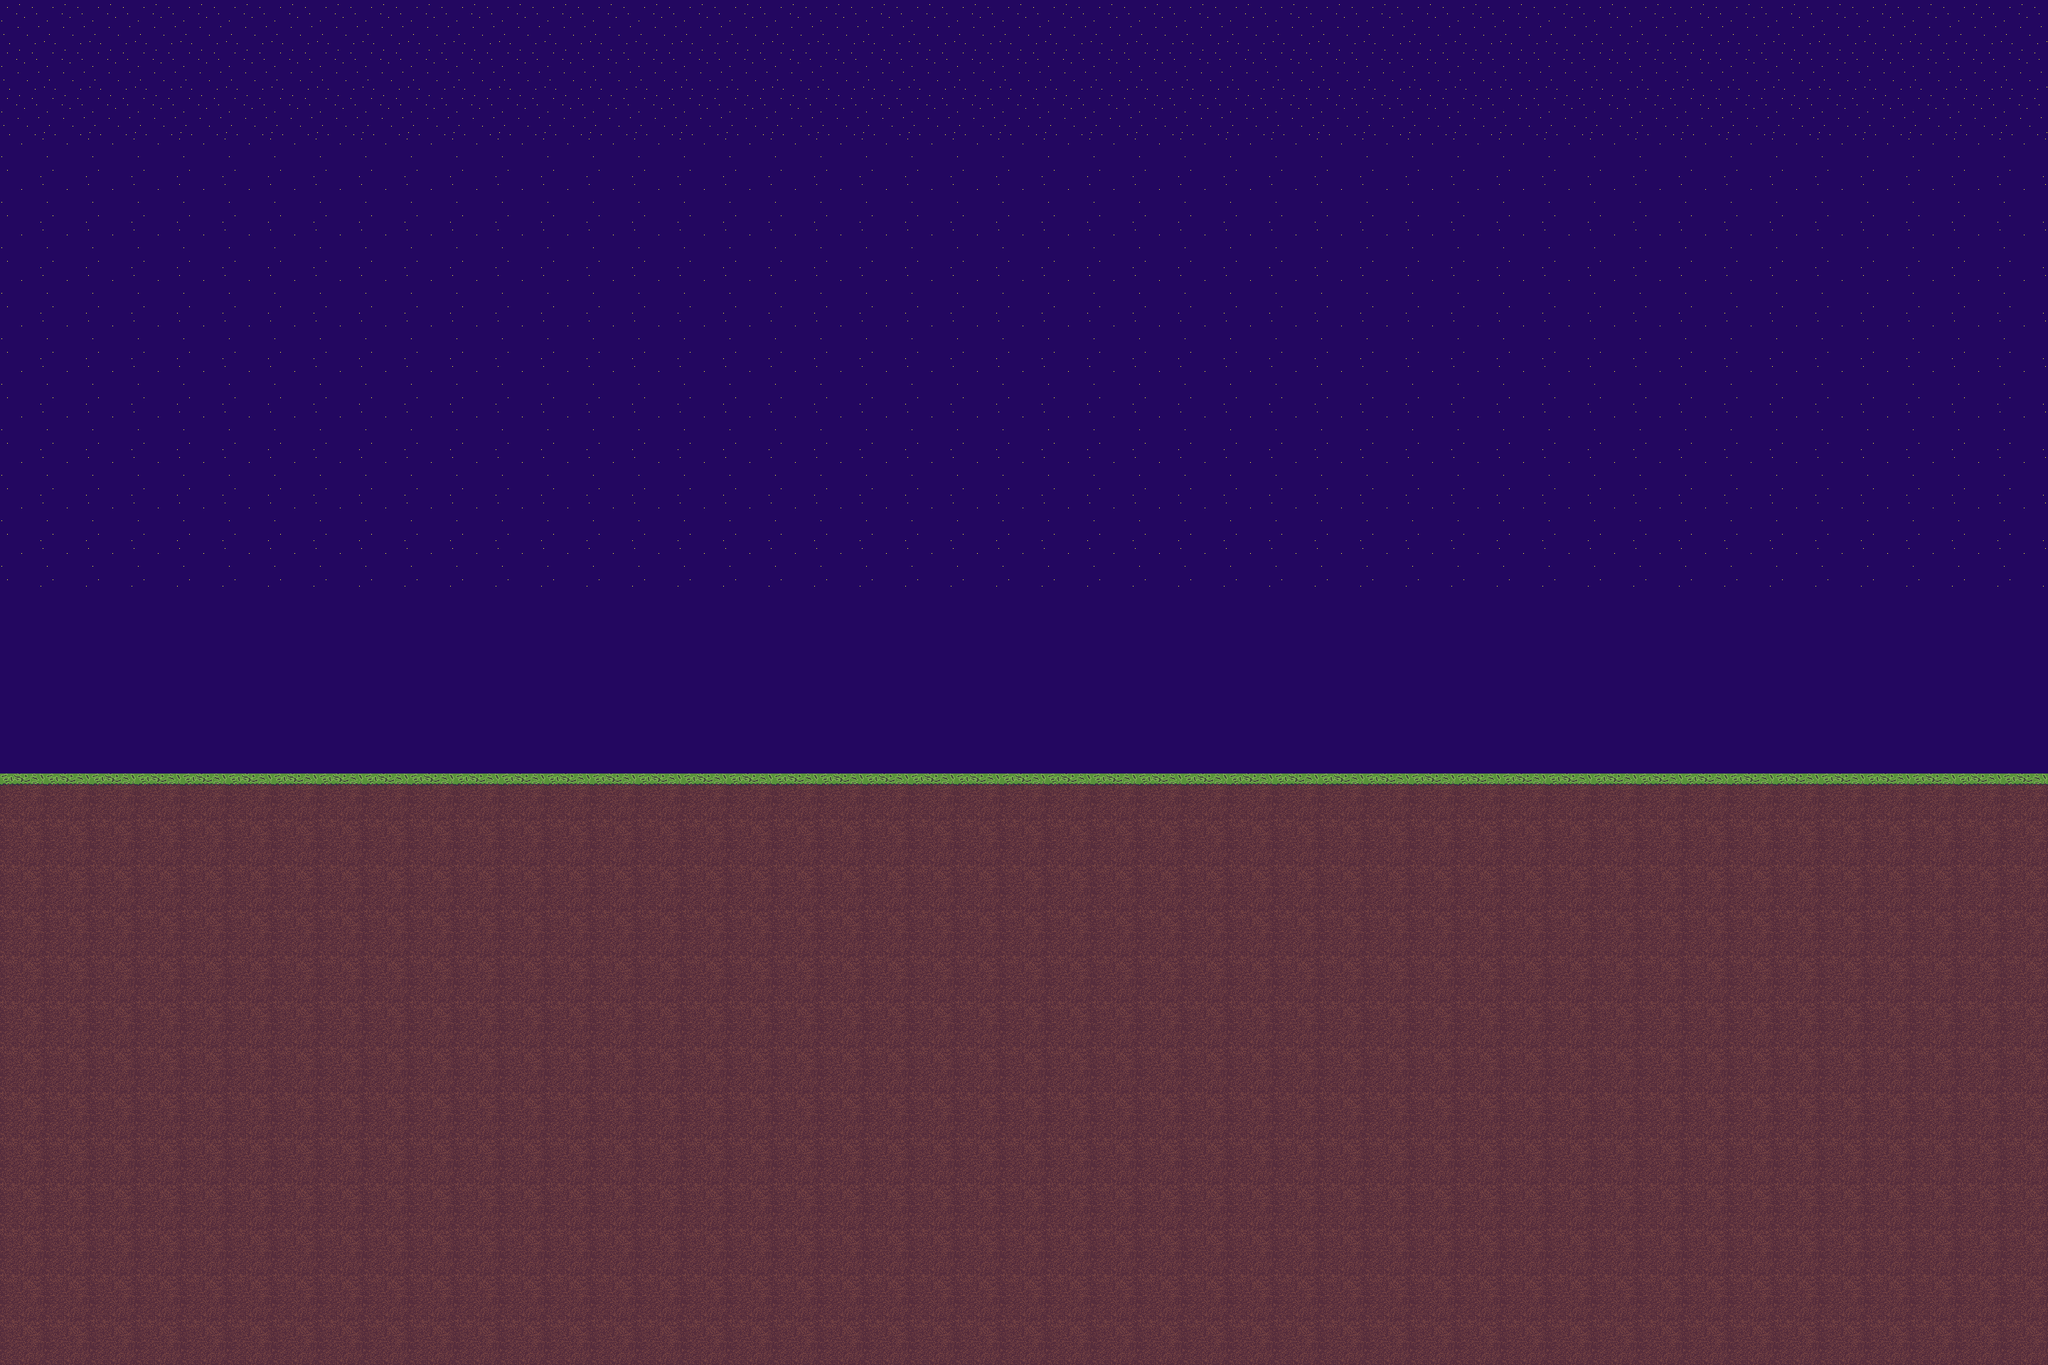

Below is a game level as drawn by its tile map, then a one-line description and the .tmx file that defines it, in full:
An orthogonal 45x30 tile map with 64x64 px tiles, 1 tile layer (Tile Layer 1), 3 tilesets and 15 objects (3x BlueEnemy, PlrSpawnPoint, OutOfBounds, door).

<map version="1.10" tiledversion="1.10.1" orientation="orthogonal" renderorder="right-down" width="45" height="30" tilewidth="64" tileheight="64" infinite="0" nextlayerid="6" nextobjectid="22">
 <tileset firstgid="1" source="../../Tilesets/TestTileSet.tsx" />
 <tileset firstgid="21" source="../../Tilesets/objectTileSet.tsx" />
 <tileset firstgid="32" source="../../Tilesets/backgroundimages.tsx" />
 <layer id="1" name="Tile Layer 1" width="45" height="30">
  <data encoding="csv">
18,18,18,18,18,18,18,18,18,18,18,18,18,18,18,18,18,18,18,18,18,18,18,18,18,18,18,18,18,18,18,18,18,18,18,18,18,18,18,18,18,18,18,18,18,
18,18,18,18,18,18,18,18,18,18,18,18,18,18,18,18,18,18,18,18,18,18,18,18,18,18,18,18,18,18,18,18,18,18,18,18,18,18,18,18,18,18,18,18,18,
18,18,18,18,18,18,18,18,18,18,18,18,18,18,18,18,18,18,18,18,18,18,18,18,18,18,18,18,18,18,18,18,18,18,18,18,18,18,18,18,18,18,18,18,18,
17,17,17,17,17,17,17,17,17,17,17,17,17,17,17,17,17,17,17,17,17,17,17,17,17,17,17,17,17,17,17,17,17,17,17,17,17,17,17,17,17,17,17,17,17,
17,17,17,17,17,17,17,17,17,17,17,17,17,17,17,17,17,17,17,17,17,17,17,17,17,17,17,17,17,17,17,17,17,17,17,17,17,17,17,17,17,17,17,17,17,
17,17,17,17,17,17,17,17,17,17,17,17,17,17,17,17,17,17,17,17,17,17,17,17,17,17,17,17,17,17,17,17,17,17,17,17,17,17,17,17,17,17,17,17,17,
17,17,17,17,17,17,17,17,17,17,17,17,17,17,17,17,17,17,17,17,17,17,17,17,17,17,17,17,17,17,17,17,17,17,17,17,17,17,17,17,17,17,17,17,17,
17,17,17,17,17,17,17,17,17,17,17,17,17,17,17,17,17,17,17,17,17,17,17,17,17,17,17,17,17,17,17,17,17,17,17,17,17,17,17,17,17,17,17,17,17,
17,17,17,17,17,17,17,17,17,17,17,17,17,17,17,17,17,17,17,17,17,17,17,17,17,17,17,17,17,17,17,17,17,17,17,17,17,17,17,17,17,17,17,17,17,
17,17,17,17,17,17,17,17,17,17,17,17,17,17,17,17,17,17,17,17,17,17,17,17,17,17,17,17,17,17,17,17,17,17,17,17,17,17,17,17,17,17,17,17,17,
17,17,17,17,17,17,17,17,17,17,17,17,17,17,17,17,17,17,17,17,17,17,17,17,17,17,17,17,17,17,17,17,17,17,17,17,17,17,17,17,17,17,17,17,17,
17,17,17,17,17,17,17,17,17,17,17,17,17,17,17,17,17,17,17,17,17,17,17,17,17,17,17,17,17,17,17,17,17,17,17,17,17,17,17,17,17,17,17,17,17,
17,17,17,17,17,17,17,17,17,17,17,17,17,17,17,17,17,17,17,17,17,17,17,17,17,17,17,17,17,17,17,17,17,17,17,17,17,17,17,17,17,17,17,17,17,
16,16,16,16,16,16,16,16,16,16,16,16,16,16,16,16,16,16,16,16,16,16,16,16,16,16,16,16,16,16,16,16,16,16,16,16,16,16,16,16,16,16,16,16,16,
16,16,16,16,16,16,16,16,16,16,16,16,16,16,16,16,16,16,16,16,16,16,16,16,16,16,16,16,16,16,16,16,16,16,16,16,16,16,16,16,16,16,16,16,16,
16,16,16,16,16,16,16,16,16,16,16,16,16,16,16,16,16,16,16,16,16,16,16,16,16,16,16,16,16,16,16,16,16,16,16,16,16,16,16,16,16,16,16,16,16,
16,16,16,16,16,16,16,16,16,16,16,16,16,16,16,16,16,16,16,16,16,16,16,16,16,16,16,16,16,16,16,16,16,16,16,16,16,16,16,16,16,16,16,16,16,
20,20,20,20,20,20,20,20,20,20,20,20,20,20,20,20,20,20,20,20,20,20,20,20,20,20,20,20,20,20,20,20,20,20,20,20,20,20,20,20,20,20,20,20,20,
19,19,19,19,19,19,19,19,19,19,19,19,19,19,19,19,19,19,19,19,19,19,19,19,19,19,19,19,19,19,19,19,19,19,19,19,19,19,19,19,19,19,19,19,19,
19,19,19,19,19,19,19,19,19,19,19,19,19,19,19,19,19,19,19,19,19,19,19,19,19,19,19,19,19,19,19,19,19,19,19,19,19,19,19,19,19,19,19,19,19,
19,19,19,19,19,19,19,19,19,19,19,19,19,19,19,19,19,19,19,19,19,19,19,19,19,19,19,19,19,19,19,19,19,19,19,19,19,19,19,19,19,19,19,19,19,
19,19,19,19,19,19,19,19,19,19,19,19,19,19,19,19,19,19,19,19,19,19,19,19,19,19,19,19,19,19,19,19,19,19,19,19,19,19,19,19,19,19,19,19,19,
19,19,19,19,19,19,19,19,19,19,19,19,19,19,19,19,19,19,19,19,19,19,19,19,19,19,19,19,19,19,19,19,19,19,19,19,19,19,19,19,19,19,19,19,19,
19,19,19,19,19,19,19,19,19,19,19,19,19,19,19,19,19,19,19,19,19,19,19,19,19,19,19,19,19,19,19,19,19,19,19,19,19,19,19,19,19,19,19,19,19,
19,19,19,19,19,19,19,19,19,19,19,19,19,19,19,19,19,19,19,19,19,19,19,19,19,19,19,19,19,19,19,19,19,19,19,19,19,19,19,19,19,19,19,19,19,
19,19,19,19,19,19,19,19,19,19,19,19,19,19,19,19,19,19,19,19,19,19,19,19,19,19,19,19,19,19,19,19,19,19,19,19,19,19,19,19,19,19,19,19,19,
19,19,19,19,19,19,19,19,19,19,19,19,19,19,19,19,19,19,19,19,19,19,19,19,19,19,19,19,19,19,19,19,19,19,19,19,19,19,19,19,19,19,19,19,19,
19,19,19,19,19,19,19,19,19,19,19,19,19,19,19,19,19,19,19,19,19,19,19,19,19,19,19,19,19,19,19,19,19,19,19,19,19,19,19,19,19,19,19,19,19,
19,19,19,19,19,19,19,19,19,19,19,19,19,19,19,19,19,19,19,19,19,19,19,19,19,19,19,19,19,19,19,19,19,19,19,19,19,19,19,19,19,19,19,19,19,
19,19,19,19,19,19,19,19,19,19,19,19,19,19,19,19,19,19,19,19,19,19,19,19,19,19,19,19,19,19,19,19,19,19,19,19,19,19,19,19,19,19,19,19,19
</data>
 </layer>
 <objectgroup id="5" name="Object Layer 1">
  <object id="2" name="PlrSpawnPoint" gid="25" x="116" y="148" width="256" height="256" />
  <object id="6" name="OutOfBounds" gid="24" x="-2108" y="2062" width="7662" height="140" />
  <object id="5" name="BlueEnemy" gid="26" x="1902" y="314" width="128" height="128" />
  <object id="3" name="BlueEnemy" gid="26" x="876" y="326" width="128" height="128" />
  <object id="4" name="BlueEnemy" gid="26" x="1392" y="304" width="128" height="128" />
  <object id="1" name="door" gid="23" x="2688" y="1086" width="192" height="256" />
  <object id="9" gid="2147483687" x="454.57" y="1144.5" width="450" height="450" />
  <object id="10" gid="39" x="904.92" y="1144.77" width="450" height="450" />
  <object id="17" gid="2147483687" x="1354.68" y="1144.74" width="450" height="450" />
  <object id="12" gid="39" x="4.56312" y="1144.69" width="450" height="450" />
  <object id="15" gid="41" x="502.273" y="764.394" width="450" height="450" />
  <object id="18" gid="2147483687" x="2255.34" y="1143.23" width="450" height="450" />
  <object id="19" gid="39" x="2705.69" y="1143.5" width="450" height="450" />
  <object id="20" gid="2147483687" x="3155.45" y="1143.47" width="450" height="450" />
  <object id="21" gid="39" x="1804.61" y="1144.51" width="450" height="450" />
 </objectgroup>
</map>
